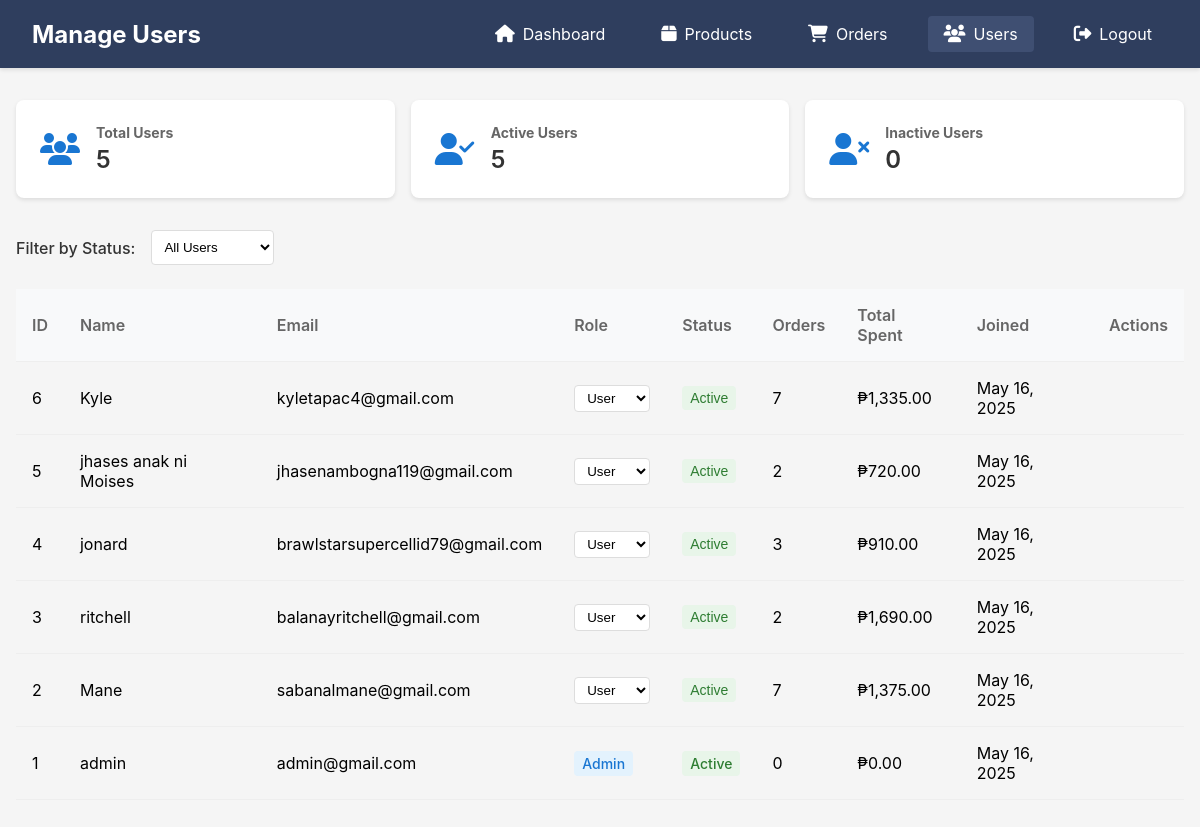
/EcoT/admin/Manage_Users.php (signed in), run on the app's committed database.
### tables this page shows
CREATE TABLE `users` (
  `id` int(11) NOT NULL,
  `name` varchar(255) NOT NULL,
  `email` varchar(255) NOT NULL,
  `password` varchar(255) NOT NULL,
  `role` enum('user','admin') DEFAULT 'user',
  `active` tinyint(1) DEFAULT 1,
  `created_at` timestamp NOT NULL DEFAULT current_timestamp()
);

### EcoT/admin/Manage_Users.php (the view, shortened to what this page needs)
<?php
require_once '../config/db.php';
$status_filter = isset($_GET['status']) ? $_GET['status'] : 'all';
try {
    $query = "
        SELECT u.id, u.name, u.email, u.role, u.active, u.created_at,
               COUNT(DISTINCT o.id) as total_orders,
               SUM(o.total_amount) as total_spent
        FROM users u
        LEFT JOIN orders o ON u.id = o.user_id
    ";
    $query .= " GROUP BY u.id, u.name, u.email, u.role, u.active, u.created_at ORDER BY u.created_at DESC";
    $stmt = $conn->query($query);
    $users = $stmt->fetchAll(PDO::FETCH_ASSOC);
} catch (PDOException $e) {
    $_SESSION['error'] = "Error fetching users: " . $e->getMessage();
    $users = [];
}
try {
    $stmt = $conn->query("SELECT
        COUNT(*) as total_users,
        SUM(CASE WHEN active = TRUE THEN 1 ELSE 0 END) as active_users,
        SUM(CASE WHEN active = FALSE THEN 1 ELSE 0 END) as inactive_users
        FROM users WHERE role != 'admin'");
    $user_counts = $stmt->fetch(PDO::FETCH_ASSOC);
} catch (PDOException $e) {
    $user_counts = ['total_users' => 0, 'active_users' => 0, 'inactive_users' => 0];
}
?>
<!DOCTYPE html>
<html lang="en">
<head>
    <link rel="stylesheet" href="../CSS/admin.css">
    <link rel="stylesheet" href="https://cdnjs.cloudflare.com/ajax/libs/font-awesome/6.5.0/css/all.min.css">
</head>
<body>
<div class="admin-header">
    <div class="admin-title">
        <h1>Manage Users</h1>
    </div>
    <div class="admin-nav">
        <a href="dashboard.php"><i class="fas fa-home"></i> Dashboard</a>
        <a href="Manage_Products.php"><i class="fas fa-box"></i> Products</a>
        <a href="Orders.php"><i class="fas fa-shopping-cart"></i> Orders</a>
        <a href="Manage_Users.php" class="active"><i class="fas fa-users"></i> Users</a>
        <a href="../process/logout.php"><i class="fas fa-sign-out-alt"></i> Logout</a>
    </div>
</div>
<div class="dashboard-container">
    <div class="user-stats">
        <div class="stat-card">
            <i class="fas fa-users"></i>
            <div class="stat-info">
                <h3>Total Users</h3>
                <p><?php echo $user_counts['total_users']; ?></p>
            </div>
        </div>
        <div class="stat-card">
            <i class="fas fa-user-check"></i>
            <div class="stat-info">
                <h3>Active Users</h3>
                <p><?php echo $user_counts['active_users']; ?></p>
            </div>
        </div>
        <div class="stat-card">
            <i class="fas fa-user-times"></i>
            <div class="stat-info">
                <h3>Inactive Users</h3>
                <p><?php echo $user_counts['inactive_users']; ?></p>
            </div>
        </div>
    </div>
    <div class="filter-section">
        <form method="GET" class="status-filter">
            <label for="status">Filter by Status:</label>
            <select name="status" id="status" onchange="this.form.submit()">
                <option value="all" <?php echo $status_filter === 'all' ? 'selected' : ''; ?>>All Users</option>
            </select>
        </form>
    </div>
    <div class="users-table">
        <table>
            <thead>
                <tr>
                    <th>ID</th>
                    <th>Name</th>
                    <th>Email</th>
                    <th>Role</th>
                    <th>Status</th>
                    <th>Orders</th>
                    <th>Total Spent</th>
                    <th>Joined</th>
                    <th>Actions</th>
                </tr>
            </thead>
            <tbody>
                <?php foreach ($users as $user): ?>
                    <tr class="<?php echo $user['active'] ? '' : 'inactive-user'; ?>">
                        <td><?php echo $user['id']; ?></td>
                        <td><?php echo htmlspecialchars($user['name']); ?></td>
                        <td><?php echo htmlspecialchars($user['email']); ?></td>
                        <td>
                            <?php if ($user['id'] != $_SESSION['user_id']): ?>
                                <form method="POST" class="inline-form">
                                    <select name="role" onchange="this.form.submit()" class="role-select">
                                        <option value="user" <?php echo $user['role'] === 'user' ? 'selected' : ''; ?>>User</option>
                                    </select>
                                </form>
                            <?php else: ?>
                                <span class="role-badge admin">Admin</span>
                            <?php endif; ?>
                        </td>
                        <td>
                            <?php if ($user['id'] != $_SESSION['user_id']): ?>
                                <form method="POST" class="inline-form">
                                    <button type="submit" name="toggle_active" class="status-btn <?php echo $user['active'] ? 'active' : 'inactive'; ?>">
                                        <?php echo $user['active'] ? 'Active' : 'Inactive'; ?>
                                    </button>
                                </form>
                            <?php else: ?>
                                <span class="status-badge active">Active</span>
                            <?php endif; ?>
                        </td>
                        <td><?php echo $user['total_orders']; ?></td>
                        <td>₱<?php echo number_format($user['total_spent'] ?? 0, 2); ?></td>
                        <td><?php echo date('M d, Y', strtotime($user['created_at'])); ?></td>
                        <td>
                        </td>
                    </tr>
                <?php endforeach; ?>
            </tbody>
        </table>
    </div>
</div>
</body>
</html>

### EcoT/CSS/admin.css (style rules this page uses)
body { font-family: 'Inter', sans-serif; background-color: #f5f5f5; margin: 0; padding: 0; }
.admin-header { background-color: #2f3e5e; color: white; padding: 1rem 2rem; display: flex; justify-content: space-between; align-items: center; box-shadow: 0 2px 4px rgba(0,0,0,0.1); }
.admin-title h1 { margin: 0; font-size: 1.5rem; }
.admin-nav { display: flex; gap: 1.5rem; }
.admin-nav a { color: white; text-decoration: none; display: flex; align-items: center; gap: 0.5rem; padding: 0.5rem 1rem; border-radius: 4px; transition: background-color 0.3s; }
.admin-nav a:hover, .admin-nav a.active { background-color: #3f4f72; }
.admin-nav i { font-size: 1.1rem; }
.dashboard-container { max-width: 1200px; margin: 2rem auto; padding: 0 1rem; }
.stat-card { background: white; padding: 1.5rem; border-radius: 8px; box-shadow: 0 2px 4px rgba(0,0,0,0.1); display: flex; align-items: center; gap: 1rem; }
.stat-card i { font-size: 2rem; color: #42c7d9; }
.stat-info h3 { margin: 0; font-size: 0.9rem; color: #666; }
.stat-info p { margin: 0.25rem 0 0; font-size: 1.5rem; font-weight: bold; color: #333; }
table { width: 100%; border-collapse: collapse; }
th, td { padding: 1rem; text-align: left; border-bottom: 1px solid #eee; }
th { font-weight: 600; color: #666; background-color: #f8f9fa; }
.status-badge { padding: 0.25rem 0.75rem; border-radius: 20px; font-size: 0.85rem; font-weight: 500; }
.status-badge { padding: 4px 8px; border-radius: 12px; font-size: 0.8rem; font-weight: 500; }

### EcoT/admin/Manage_Users.php (style rules this page uses)
.user-stats { display: grid; grid-template-columns: repeat(auto-fit, minmax(200px, 1fr)); gap: 1rem; margin-bottom: 2rem; }
.stat-card { background: white; padding: 1.5rem; border-radius: 8px; box-shadow: 0 2px 4px rgba(0,0,0,0.1); display: flex; align-items: center; gap: 1rem; }
.stat-card i { font-size: 2rem; color: #1976d2; }
.stat-info h3 { margin: 0; font-size: 0.875rem; color: #666; }
.stat-info p { margin: 0.25rem 0 0; font-size: 1.5rem; font-weight: 600; color: #333; }
.filter-section { margin-bottom: 1.5rem; }
.status-filter { display: flex; align-items: center; gap: 1rem; }
.status-filter label { font-weight: 500; color: #333; }
.status-filter select { padding: 0.5rem; border: 1px solid #ddd; border-radius: 4px; background-color: white; cursor: pointer; }
.role-select { padding: 4px 8px; border: 1px solid #ddd; border-radius: 4px; background-color: white; cursor: pointer; }
.role-badge { padding: 4px 8px; border-radius: 4px; font-size: 0.875rem; font-weight: 500; }
.role-badge.admin { background-color: #e3f2fd; color: #1976d2; }
.status-btn { padding: 4px 8px; border: none; border-radius: 4px; cursor: pointer; font-size: 0.875rem; font-weight: 500; transition: background-color 0.3s; }
.status-btn.active { background-color: #e8f5e9; color: #2e7d32; }
.inline-form { display: inline; }
.status-badge { padding: 4px 8px; border-radius: 4px; font-size: 0.875rem; font-weight: 500; }
.status-badge.active { background-color: #e8f5e9; color: #2e7d32; }

### data on the page
users: id "6", name "Kyle", email "kyletapac4@gmail.com", role "User", active "Active", total_orders "7", total_spent "1,335.00", created_at "May 16, 2025"
users: id "5", name "jhases anak ni Moises", email "jhasenambogna119@gmail.com", role "User", active "Active", total_orders "2", total_spent "720.00", created_at "May 16, 2025"
users: id "4", name "jonard", email "brawlstarsupercellid79@gmail.com", role "User", active "Active", total_orders "3", total_spent "910.00", created_at "May 16, 2025"
users: id "3", name "ritchell", email "balanayritchell@gmail.com", role "User", active "Active", total_orders "2", total_spent "1,690.00", created_at "May 16, 2025"
users: id "2", name "Mane", email "sabanalmane@gmail.com", role "User", active "Active", total_orders "7", total_spent "1,375.00", created_at "May 16, 2025"
users: id "1", name "admin", email "admin@gmail.com", shows "Admin", shows "Active", total_orders "0", total_spent "0.00", created_at "May 16, 2025"

### other printed values
$user_counts['total_users'] "5"
$user_counts['active_users'] "5"
$user_counts['inactive_users'] "0"
